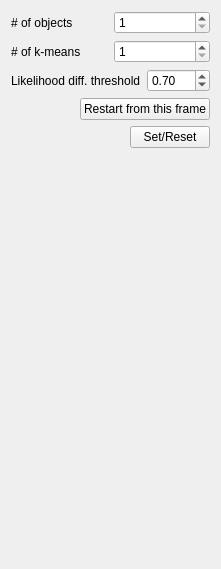
<?xml version="1.0" encoding="UTF-8"?>
<ui version="4.0">
 <class>group_tracker_widget</class>
 <widget class="QWidget" name="group_tracker_widget">
  <property name="geometry">
   <rect>
    <x>0</x>
    <y>0</y>
    <width>221</width>
    <height>569</height>
   </rect>
  </property>
  <property name="windowTitle">
   <string>Form</string>
  </property>
  <layout class="QVBoxLayout" name="verticalLayout_5">
   <item>
    <layout class="QVBoxLayout" name="verticalLayout_4">
     <item>
      <layout class="QHBoxLayout" name="horizontalLayout">
       <item>
        <widget class="QLabel" name="label">
         <property name="text">
          <string># of objects</string>
         </property>
        </widget>
       </item>
       <item>
        <widget class="QSpinBox" name="nObjectsSpinBox">
         <property name="minimum">
          <number>1</number>
         </property>
         <property name="maximum">
          <number>9999</number>
         </property>
        </widget>
       </item>
      </layout>
     </item>
     <item>
      <layout class="QHBoxLayout" name="horizontalLayout_6">
       <item>
        <widget class="QLabel" name="label_4">
         <property name="text">
          <string># of k-means</string>
         </property>
        </widget>
       </item>
       <item>
        <widget class="QSpinBox" name="nKmeansSpinBox">
         <property name="minimum">
          <number>1</number>
         </property>
         <property name="maximum">
          <number>9999</number>
         </property>
        </widget>
       </item>
      </layout>
     </item>
     <item>
      <layout class="QVBoxLayout" name="verticalLayout_3">
       <item>
        <layout class="QHBoxLayout" name="horizontalLayout_3">
         <item>
          <widget class="QLabel" name="label_2">
           <property name="text">
            <string>Likelihood diff. threshold</string>
           </property>
          </widget>
         </item>
         <item>
          <widget class="QDoubleSpinBox" name="likelihoodDiffThresholdSpinBox">
           <property name="minimum">
            <double>0.020000000000000</double>
           </property>
           <property name="maximum">
            <double>10.000000000000000</double>
           </property>
           <property name="singleStep">
            <double>0.020000000000000</double>
           </property>
           <property name="value">
            <double>0.700000000000000</double>
           </property>
          </widget>
         </item>
        </layout>
       </item>
      </layout>
     </item>
     <item>
      <layout class="QHBoxLayout" name="horizontalLayout_4">
       <item>
        <spacer name="horizontalSpacer">
         <property name="orientation">
          <enum>Qt::Horizontal</enum>
         </property>
         <property name="sizeHint" stdset="0">
          <size>
           <width>40</width>
           <height>20</height>
          </size>
         </property>
        </spacer>
       </item>
       <item>
        <layout class="QVBoxLayout" name="verticalLayout_7">
         <item>
          <widget class="QPushButton" name="restartButton">
           <property name="text">
            <string>Restart from this frame</string>
           </property>
          </widget>
         </item>
         <item>
          <layout class="QHBoxLayout" name="horizontalLayout_5">
           <item>
            <spacer name="horizontalSpacer_2">
             <property name="orientation">
              <enum>Qt::Horizontal</enum>
             </property>
             <property name="sizeHint" stdset="0">
              <size>
               <width>40</width>
               <height>20</height>
              </size>
             </property>
            </spacer>
           </item>
           <item>
            <widget class="QPushButton" name="resetButton">
             <property name="sizePolicy">
              <sizepolicy hsizetype="Preferred" vsizetype="Preferred">
               <horstretch>0</horstretch>
               <verstretch>0</verstretch>
              </sizepolicy>
             </property>
             <property name="text">
              <string>Set/Reset</string>
             </property>
            </widget>
           </item>
          </layout>
         </item>
        </layout>
       </item>
      </layout>
     </item>
     <item>
      <spacer name="verticalSpacer">
       <property name="orientation">
        <enum>Qt::Vertical</enum>
       </property>
       <property name="sizeHint" stdset="0">
        <size>
         <width>20</width>
         <height>40</height>
        </size>
       </property>
      </spacer>
     </item>
    </layout>
   </item>
  </layout>
 </widget>
 <resources/>
 <connections/>
</ui>
